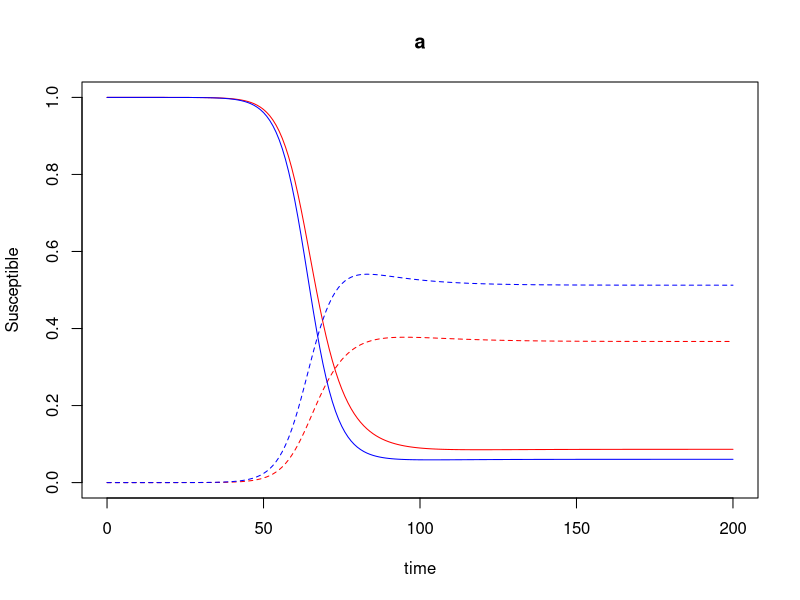
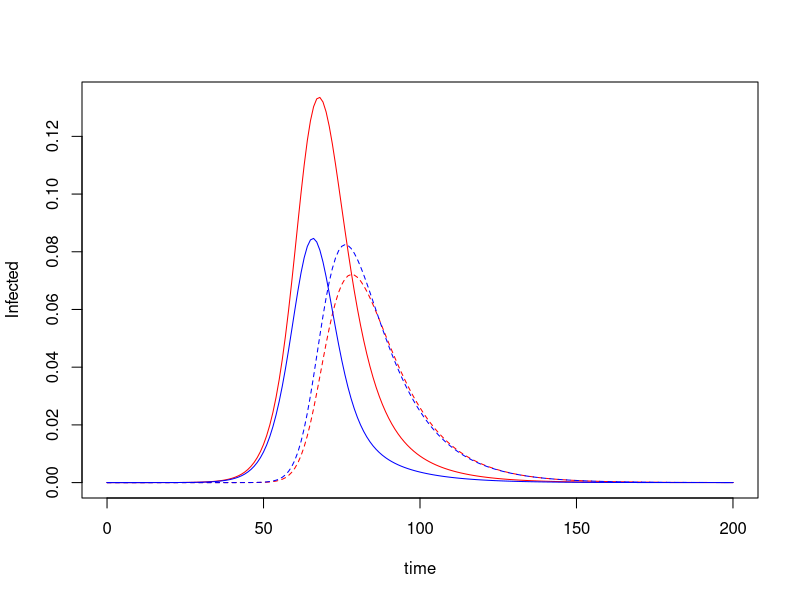
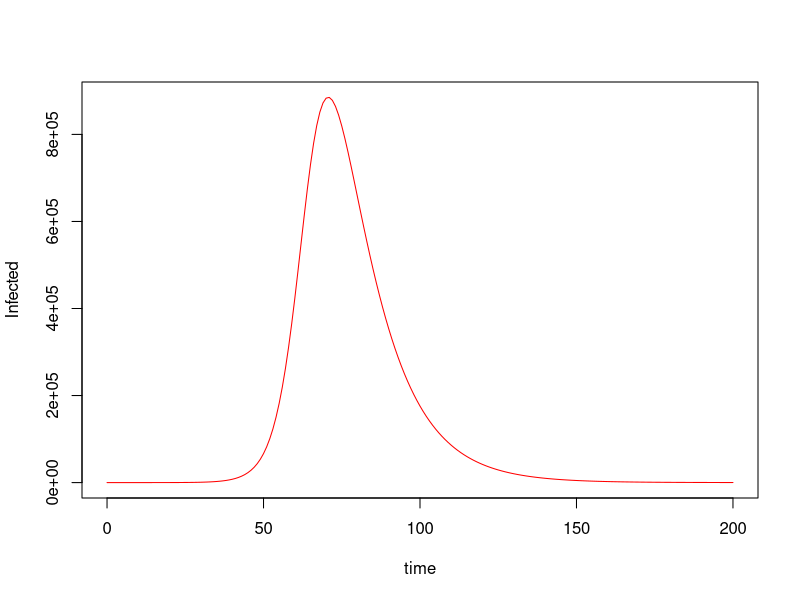
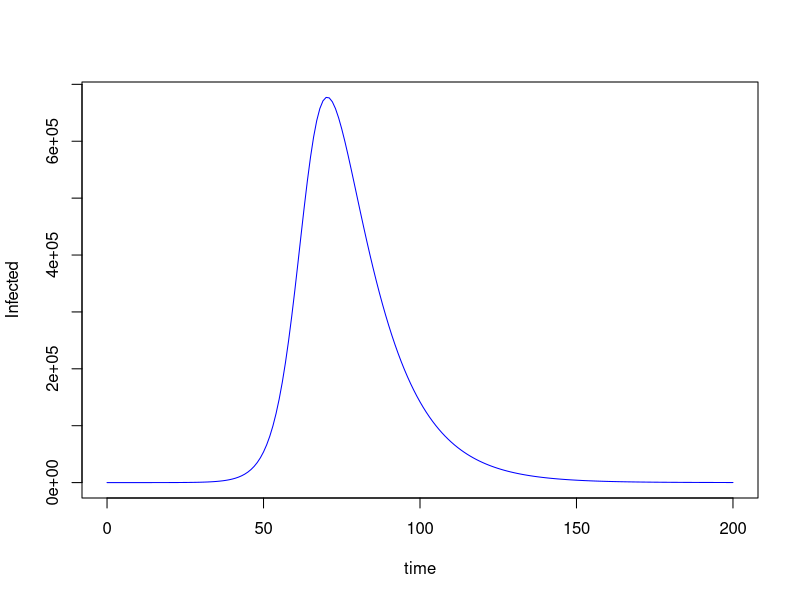
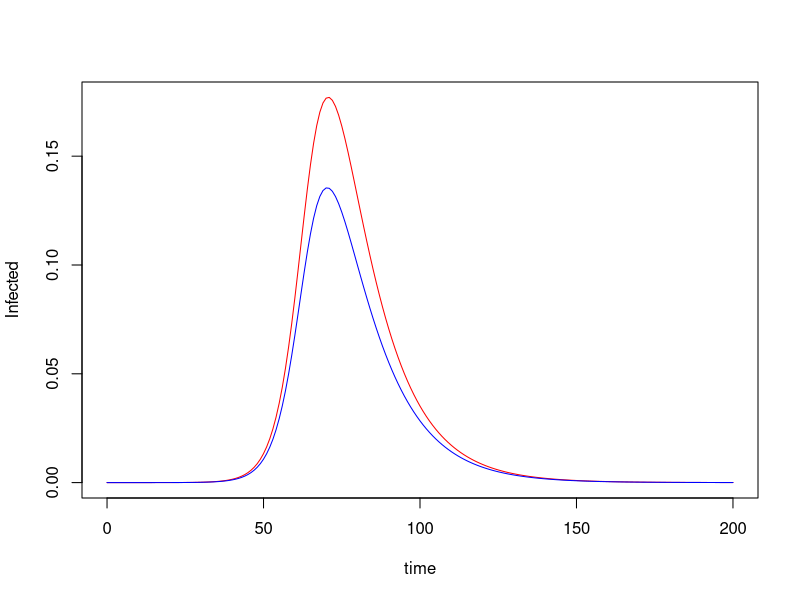
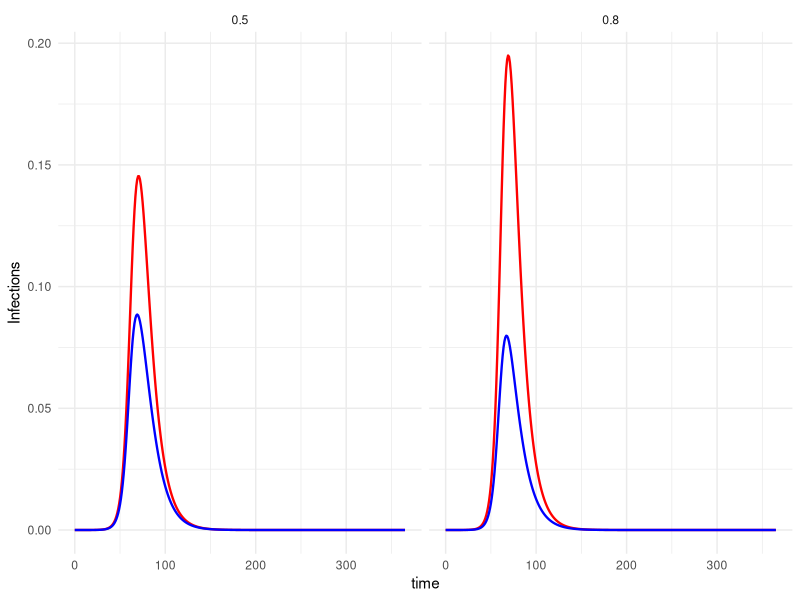
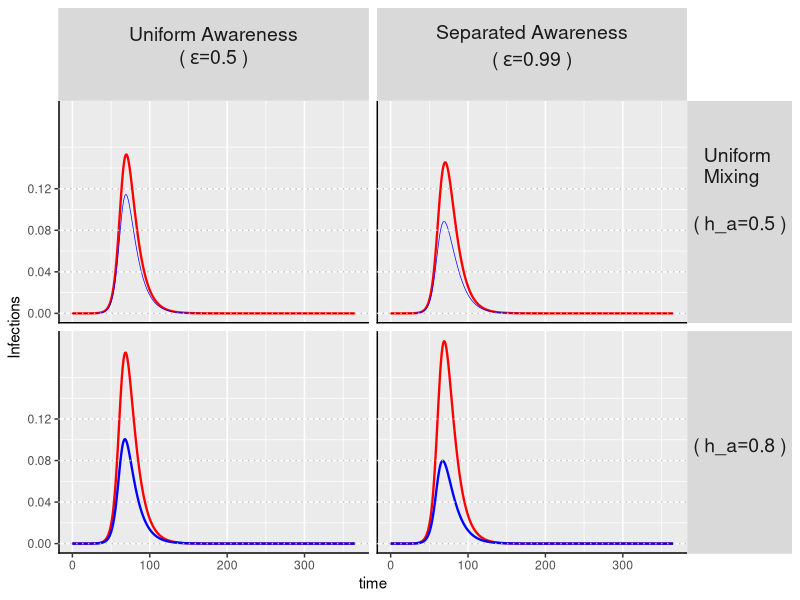

Reproduce these figures in R, in order.
# adapted from Harris et al.
# https://github.com/mjharris95/divided-disease/blob/main/aware-eqs.R
# https://www.cambridge.org/core/journals/evolutionary-human-sciences/article/social-divisions-and-risk-perception-drive-divergent-epidemics-and-large-later-waves/71613CAF7D03C9F20A8864A59B9BF311#article

library(deSolve)
library(tidyverse)
library(reshape2)

# two group SIR model (A and B); each compartment is split into "Protected (P)" and "Unprotected (U)"
# both groups can adopt protective behavior (i.e. mask usage) in two ways: 
#     1) in response to deaths over a specified time window; 2) in response to the proportion of "protected" individuals in the population
#     at the moment these are both linear relationships, i.e. individuals are more likely to adopt protective behavior if there are more deaths and there are a greater proportion of protected individuals in the population
# protective behavior is protective of both transmission and infection
# groups can differ in their rate of contact and their propensity to adopt protective behaviors
# fraction of the population in each group can vary
# preference for homophily (degree to which members of a group mix within group versus outside their group) can vary


sir_two_group_pu <- function(c = NA, c_a = 3, c_b = 3, 
                          trans_p = 0.05, rho=1/10, mu = 0.01, 
                          h_a=.5, kappa=0.03, phi = 0,
                          I0_a=1, I0_b=1, N0 = 10000000, frac_a = 0.5, time = 500,
                          ell = 1, theta = NA, theta_a = 100, theta_b  = 100, 
                          epsilon = NA, epsilon_a = 0.5, epsilon_b = 0.5,
                          omega = NA, omega_a = 0.1, omega_b = 0.1,
                          get_params=FALSE) {
  
  
  if(!is.na(epsilon)){
    epsilon_a<-epsilon
    epsilon_b<-epsilon
  }
  
  if(!is.na(theta)){
    theta_a<-theta
    theta_b<-theta
  }
  
  if(!is.na(omega)){
    omega_a<-omega
    omega_b<-omega
  }
  
  
  if(!is.na(c)){
    c_a<-c
    c_b<-c
  }
  
  N0_a = N0 * frac_a #letting population be constant for now
  N0_b = N0 * (1 - frac_a)
  
  # create contact matrix entries : C_ba = total contacts members of a have with members of b
  C_a = c_a * N0_a
  C_b = c_b *N0_b
  
  if (C_a * (1 - h_a) < C_b) {
    C_ba = C_ab = C_a * (1 - h_a)
  } else {
    C_ba = C_ab = C_b
  }
  
  C_aa = C_a - C_ba
  C_bb = max(0, C_b - C_ab)
  
  # get averages
  
  c_aa = C_aa / N0_a
  c_ba = C_ba / N0_a
  c_bb = C_bb/ N0_b
  c_ab = C_ab / N0_b
  
  
  N_a = N0_a
  N_b = N0_b
  

 
  params<-c("trans_p" = trans_p, # probability of transmission given contact
            "h_a"= h_a, # # proportion of group A's total contact with members of their own group (bounded by population size and total contacts in group B)
            "c_a" = c_a, "c_b" = c_b, # average number of contacts per day 
            "c_aa" = c_aa, "c_ab" = c_ab, # average number of contacts per day 
            "c_ba" = c_ba, "c_bb" = c_bb, # average number of contacts per day 
            "kappa" = kappa, # reduction in probability of transmission given contact resulting from protective behavior (masking, distancing)
            "phi"=phi, # waning rate of protective behavior
            "rho"=rho, # 1 / infectious period
            "mu"=mu, # probability of dying following infection
            "time"=time, # time steps in simulation
            "I0_a"=I0_a, "I0_b"=I0_b, # starting number infected in each group
            "N0_a" = N0_a, "N0_b"= N0_b, # population size in each group
            "ell"=ell, # time window for considering deaths that influence adoption of protective behavior
            "epsilon_a"=epsilon_a, "epsilon_b"=epsilon_b, #measure of assortativeness in influence (i.e. are people equally aware and influenced by deaths/number of protected individuals in their own group versus in the out group)
            "theta_a"=theta_a, "theta_b"=theta_b, # responsiveness to deaths for adopting protective behavior 
            "omega_a"=omega_a, "omega_b"=omega_b) # responsiveness to proportion of protected individuals for adopting protective behavior
  
  state<-c( 
    
    #group a
    SUa<-(N0_a - I0_a),
    SPa<-0,
    IUa<-I0_a,
    IPa<-0,
    RUa<-0,
    RPa<-0,
    DUa<-0,
    DPa<-0,
    
    #group b
    SUb<-N0_b - I0_b,
    SPb<-0,
    IUb<-I0_b,
    IPb<-0,
    RUb<-0,
    RPb<-0,
    DUb<-0,
    DPb<-0
  )
  
  names(state)<- c("SUa", "SPa", "IUa", "IPa", "RUa", "RPa", "DUa", "DPa",
                   "SUb", "SPb", "IUb", "IPb", "RUb", "RPb", "DUb", "DPb")
  
  sir_up<-function(t, state, parameter){
    
    with(as.list(c(parameter, state)), {
      
      
      if(t<ell){
        lag<-rep(0, length(state))
      }
      else{
        lag<-lagvalue(t-ell)
      }
      
      dSUa <- -SUa*trans_p*(c_aa*(IUa/N_a + kappa*IPa/N_a) + c_ba*(IUb/N_b + kappa*IPb/N_b)) + 
        phi * SPa  - 
        theta_a * SUa * (epsilon_a * ((DUa+DPa-lag[which(names(state) == "DUa")]-lag[which(names(state) == "DPa")])/N_a) + 
                           (1-epsilon_a) * ((DUb+DPb-lag[which(names(state) == "DUb")]-lag[which(names(state) == "DPb")])/N_b) ) -
        omega_a * SUa * (epsilon_a *((SPa + IPa + RPa)/N_a) + (1-epsilon_a)*((SPb + IPb + RPb)/N_b))
      
 
      dSPa <- -SPa*kappa*trans_p*(c_aa*(IUa/N_a + kappa*IPa/N_a) + c_ba*(IUb/N_b + kappa*IPb/N_b)) - 
        phi * SPa +
        theta_a * SUa * (epsilon_a * ((DUa+DPa-lag[which(names(state) == "DUa")]-lag[which(names(state) == "DPa")])/N_a) + 
                           (1-epsilon_a) * ((DUb+DPb-lag[which(names(state) == "DUb")]-lag[which(names(state) == "DPb")])/N_b) ) +
        omega_a * SUa * (epsilon_a *((SPa + IPa + RPa)/N_a) + (1 - epsilon_a)*((SPb + IPb + RPb)/N_b))
      
      dIUa <- SUa*trans_p*(c_aa*(IUa/N_a + kappa*IPa/N_a) + c_ba*(IUb/N_b + kappa*IPb/N_b))  + 
        phi * IPa -
        (rho) * IUa -
        theta_a * IUa * (epsilon_a * ((DUa+DPa-lag[which(names(state) == "DUa")]-lag[which(names(state) == "DPa")])/N_a) + 
                           (1-epsilon_a) * ((DUb+DPb-lag[which(names(state) == "DUb")]-lag[which(names(state) == "DPb")])/N_b) ) -
        omega_a * IUa * (epsilon_a *((SPa + IPa + RPa)/N_a) + (1-epsilon_a)*((SPb + IPb + RPb)/N_b))
      
      dIPa <- SPa*trans_p*kappa*(c_aa*(IUa/N_a + kappa*IPa/N_a) + c_ba*(IUb/N_b + kappa*IPb/N_b)) - 
        phi * IPa -
        (rho) * IPa +
        theta_a * IUa * (epsilon_a * ((DUa+DPa-lag[which(names(state) == "DUa")]-lag[which(names(state) == "DPa")])/N_a) + 
                           (1-epsilon_a) * ((DUb+DPb-lag[which(names(state) == "DUb")]-lag[which(names(state) == "DPb")])/N_b) ) +
        omega_a * IUa * (epsilon_a *((SPa + IPa + RPa)/N_a) + (1 - epsilon_a)*((SPb + IPb + RPb)/N_b))
      
      dRUa <- rho * (1-mu) * IUa  + phi * RPa  -
        theta_a * RUa * (epsilon_a * ((DUa+DPa-lag[which(names(state) == "DUa")]-lag[which(names(state) == "DPa")])/N_a) + 
                           (1-epsilon_a) * ((DUb+DPb-lag[which(names(state) == "DUb")]-lag[which(names(state) == "DPb")])/N_b) ) -
        omega_a * RUa * (epsilon_a *((SPa + IPa + RPa)/N_a) + (1-epsilon_a)*((SPb + IPb + RPb)/N_b))
      
      dRPa <- rho * (1-mu) * IPa  - phi * RPa  +
        theta_a * RUa * (epsilon_a * ((DUa+DPa-lag[which(names(state) == "DUa")]-lag[which(names(state) == "DPa")])/N_a) + 
                           (1-epsilon_a) * ((DUb+DPb-lag[which(names(state) == "DUb")]-lag[which(names(state) == "DPb")])/N_b) ) +
        omega_a * RUa * (epsilon_a *((SPa + IPa + RPa)/N_a) + (1-epsilon_a)*((SPb + IPb + RPb)/N_b))
      
      dDUa <- rho*mu*IUa
      
      dDPa <- rho*mu*IPa
      
      
      #transitions for group b
      
      dSUb <- -SUb*trans_p*(c_ab*(IUa/N_a + kappa*IPa/N_a) + c_bb*(IUb/N_b + kappa*IPb/N_b))  + phi * SPb - 
        theta_b * SUb * ((1-epsilon_b) * ((DUa+DPa-lag[which(names(state) == "DUa")]-lag[which(names(state) == "DPa")])/N_a) + 
                           (epsilon_b) * ((DUb+DPb-lag[which(names(state) == "DUb")]-lag[which(names(state) == "DPb")]) / N_b)) -
        omega_b * SUb * ((1-epsilon_b) *((SPa + IPa + RPa)/N_a) + (epsilon_b)*((SPb + IPb + RPb)/N_b))
      
      dSPb <- -trans_p*kappa*SPb*(c_ab*(IUa/N_a + kappa*IPa/N_a) + c_bb*(IUb/N_b + kappa*IPb/N_b))  - phi * SPb +
        theta_b * SUb * ((1-epsilon_b) * ((DUa+DPa-lag[which(names(state) == "DUa")]-lag[which(names(state) == "DPa")])/N_a) + 
                           (epsilon_b) * ((DUb+DPb-lag[which(names(state) == "DUb")]-lag[which(names(state) == "DPb")]) / N_b)) +
        omega_b * SUb * ((1-epsilon_b) *((SPa + IPa + RPa)/N_a) + (epsilon_b)*((SPb + IPb + RPb)/N_b))
      
      dIUb <- trans_p*SUb*(c_ab*(IUa/N_a + kappa*IPa/N_a) + c_bb*(IUb/N_b + kappa*IPb/N_b)) + phi * IPb -
        (rho) * IUb -
        theta_b * IUb * ((1-epsilon_b) * ((DUa+DPa-lag[which(names(state) == "DUa")]-lag[which(names(state) == "DPa")])/N_a) + 
                           (epsilon_b) * ((DUb+DPb-lag[which(names(state) == "DUb")]-lag[which(names(state) == "DPb")]) / N_b)) -
        omega_b * IUb * ((1-epsilon_b) *((SPa + IPa + RPa)/N_a) + (epsilon_b)*((SPb + IPb + RPb)/N_b))
      
      dIPb <- trans_p*kappa*SPb*(c_ab*(IUa/N_a + kappa*IPa/N_a) + c_bb*(IUb/N_b + kappa*IPb/N_b)) - phi * IPb -
        (rho) * IPb +
        theta_b * IUb * ((1-epsilon_b) * ((DUa+DPa-lag[which(names(state) == "DUa")]-lag[which(names(state) == "DPa")])/N_a) + 
                           (epsilon_b) * ((DUb+DPb-lag[which(names(state) == "DUb")]-lag[which(names(state) == "DPb")]) / N_b)) +
        omega_b * IUb * ((1-epsilon_b) *((SPa + IPa + RPa)/N_a) + (epsilon_b)*((SPb + IPb + RPb)/N_b))
      
      dRUb <- (1-mu) * rho * IUb + phi * RPb -
        theta_b * RUb * ((1-epsilon_b) * ((DUa+DPa-lag[which(names(state) == "DUa")]-lag[which(names(state) == "DPa")])/N_a) + 
                           (epsilon_b) * ((DUb+DPb-lag[which(names(state) == "DUb")]-lag[which(names(state) == "DPb")]) / N_b)) -
        omega_b * RUb * ((1-epsilon_b) *((SPa + IPa + RPa)/N_a) + (epsilon_b)*((SPb + IPb + RPb)/N_b))
      
      dRPb <- (1-mu) * rho * IPb  - phi * RPb +
        theta_b * RUb * ((1-epsilon_b) * ((DUa+DPa-lag[which(names(state) == "DUa")]-lag[which(names(state) == "DPa")])/N_a) + 
                           (epsilon_b) * ((DUb+DPb-lag[which(names(state) == "DUb")]-lag[which(names(state) == "DPb")]) / N_b)) +
        omega_b * RUb * ((1-epsilon_b) *((SPa + IPa + RPa)/N_a) + (epsilon_b)*((SPb + IPb + RPb)/N_b))
      
      dDUb <- rho*mu*IUb
      
      dDPb <- rho*mu*IPb
      
      
      return(list(c(dSUa, dSPa, dIUa, dIPa, dRUa, dRPa, dDUa, dDPa,
                    dSUb, dSPb, dIUb, dIPb, dRUb, dRPb, dDUb, dDPb
      )))
    })
  }
  
  times<-seq(from=0, to=time, by=1)
  
  as.data.frame(dede(state, times, sir_up, params))->sim
  
  if(get_params){
    return(list(sim=sim, params=params))
  }
  
  else{
    return(sim)
  }
  
  
  
}

#### test run ####
#Average daily total contacts in BICS: Democrats = 5.618922; Republicans = 7.188501

N0 = 10000000; frac_a = 0.5; h_a = 0.5
N_a = frac_a*N0; N_b = N0 - N_a

ls<-sir_two_group_pu(c = NA, c_a = 7.1, c_b = 5.6, 
                     trans_p = 0.05, rho=1/10, mu = 0.01, 
                     h_a=h_a, kappa=0.3, phi = 0.02,
                     I0_a=1, I0_b=1, N0 = N0, frac_a = frac_a, time = 200,
                     theta_a = 100, theta_b = 200, epsilon = 0.5,
                     omega_a = 0.1, omega_b = 0.2,
                     get_params=TRUE)
sim<-ls$sim


plot(SUa/N_a~time, data=sim, type="l", col="red", ylab="Susceptible", main="a", ylim = c(0,1))
lines(SPa/N_a~time, data=sim, col="red", lty=2)
lines(SUb/N_b~time, data=sim, col="blue", type="l", main="b", ylab="Susceptible", ylim = c(0,1))
lines(SPb/N_b~time, data=sim, col="blue", lty=2)


plot(IUa/N_a~time, data=sim, type="l", col="red", ylab="Infected")
lines(IPa/N_a~time, data=sim, col="red", lty=2)
lines(IUb/N_b~time, data=sim, col="blue", type="l", ylab="Infected")
lines(IPb/N_b~time, data=sim, col="blue", lty=2)


plot((IUa + IPa)~time, data=sim, type="l", col="red", ylab="Infected")
plot((IUb+IPb)~time, data=sim, type="l", col="blue", ylab="Infected")

plot((IUa+IPa)/N_a~time, data=sim, type="l", col="red", ylab="Infected")
lines((IUb+IPb)/N_b~time, data=sim, col="blue", type="l", ylab="Infected")

#### simulate across parameters ####

# intial conditions
N0 = 10000000 # population size
frac_a = 0.5 # fraction in group A
N_a = frac_a*N0; N_b = N0 - N_a
I0_a = 1 #intial infected in A
I0_b = 1 # intial infected in B

# parameters
c_a = 7.1; c_b = 5.6 # average number of contacts per day 
trans_p = 0.05 # probability of transmission given contact
rho = 1/10 # 1 / infectious period
mu = 0.01 # probability of dying following infection
kappa = 0.3 # reduction in probability of transmission given contact resulting from protective behavior
phi = 0 # waning rate of protective behavior


time = 365 # time steps for simulation
theta_a = 100 # responsiveness to deaths for adopting protective behavior in group A
theta_b = 200 # responsiveness to deaths for adopting protective behavior in group B 
omega_a = 0.1 # responsiveness to proportion of protected individuals for adopting protective behavior in group A
omega_b = 0.2 # responsiveness to proportion of protected individuals for adopting protective behavior in group A

h_a = c(.5, .8) # proportion of group A's total contact with members of their own group (bounded by population size and total contacts in group B)
epsilon = c(.5, .99) #measure of assortativeness in influence (i.e. are people equally aware and influenced by deaths/number of protected individuals in their own group versus in the out group)


expand.grid(h_a=h_a, epsilon=epsilon)  %>%
  data.frame() %>%
  apply(1, function(par) sir_two_group_pu(c = NA, c_a = c_a, c_b = c_b, 
                                          trans_p = trans_p, rho=rho, mu = mu, 
                                          h_a=par[["h_a"]],
                                          kappa=kappa, phi = phi,
                                          I0_a=I0_a, I0_b=I0_b, N0 = N0, frac_a = frac_a, 
                                          time = time,
                                          theta_a = theta_a, 
                                          theta_b = theta_b, 
                                          epsilon=par[["epsilon"]],
                                          omega_a = omega_a, omega_b = omega_b) %>% 
          cbind(h_a=par[["h_a"]], epsilon=par[["epsilon"]])) %>% 
  do.call(rbind, .) %>%
  mutate(eps_descript = ifelse(epsilon==.5, "Uniform Awareness", 
                               ifelse(epsilon==.99,"Separated Awareness",
                                      " "))) %>%
  mutate(h_descript = ifelse(h_a==.5, "Uniform \nMixing", 
                             ifelse(h_a==.99,"Separated \nMixing",
                                    " "))) -> df

line_sz<-.8


ggplot(df %>% filter(epsilon == 0.99)) +
  geom_line(aes(x=time, y=(IUa+IPa)/N_a), size=line_sz, color="red") + 
  geom_line(aes(x=time, y=(IUb+IPb)/N_b), size=line_sz, color="blue") + 
  facet_grid(~h_a) +
  ylab("Infections")+
  theme_minimal()
  

ggplot(df) +
  geom_line(aes(x=time, y=(IUa+IPa)/N_a), size=line_sz, color="red") + 
  geom_line(aes(x=time, y=(IUb+IPb)/N_b, size=as.factor(h_a)), color="blue")+
  annotate("segment", x=-Inf, xend=Inf, y=-Inf, yend=-Inf, size=1)+
  annotate("segment", x=-Inf, xend=-Inf, y=-Inf, yend=Inf, size=1)+
  geom_hline(yintercept=c(0,.04,.08, .12), linetype="dotted", color="gray")+
  facet_grid(h_a+h_descript~epsilon+eps_descript, 
             labeller=label_bquote(
               cols=atop(atop(phantom(), .(eps_descript)), atop("("~epsilon==.(epsilon)~")", phantom())),
               rows=atop(atop(.(h_descript), ""), atop("("~h_a==.(h_a)~")", phantom()))))+
  ylab("Infections")+
  theme(strip.text.y = element_text(angle = 0))+scale_y_continuous(breaks=c(0, .04, .08, .12))+
  scale_size_manual(values=c("0.5"=.3*line_sz, "0.99"=line_sz), guide="none", na.value = line_sz)+
  scale_colour_manual(name="", 
                      labels = c(expression("group"~italic(a)), expression("group"~italic(b))),
                      values = c("group *a*"="red", "group *b*"="blue"))+
  theme(strip.text=element_text(size=20))
